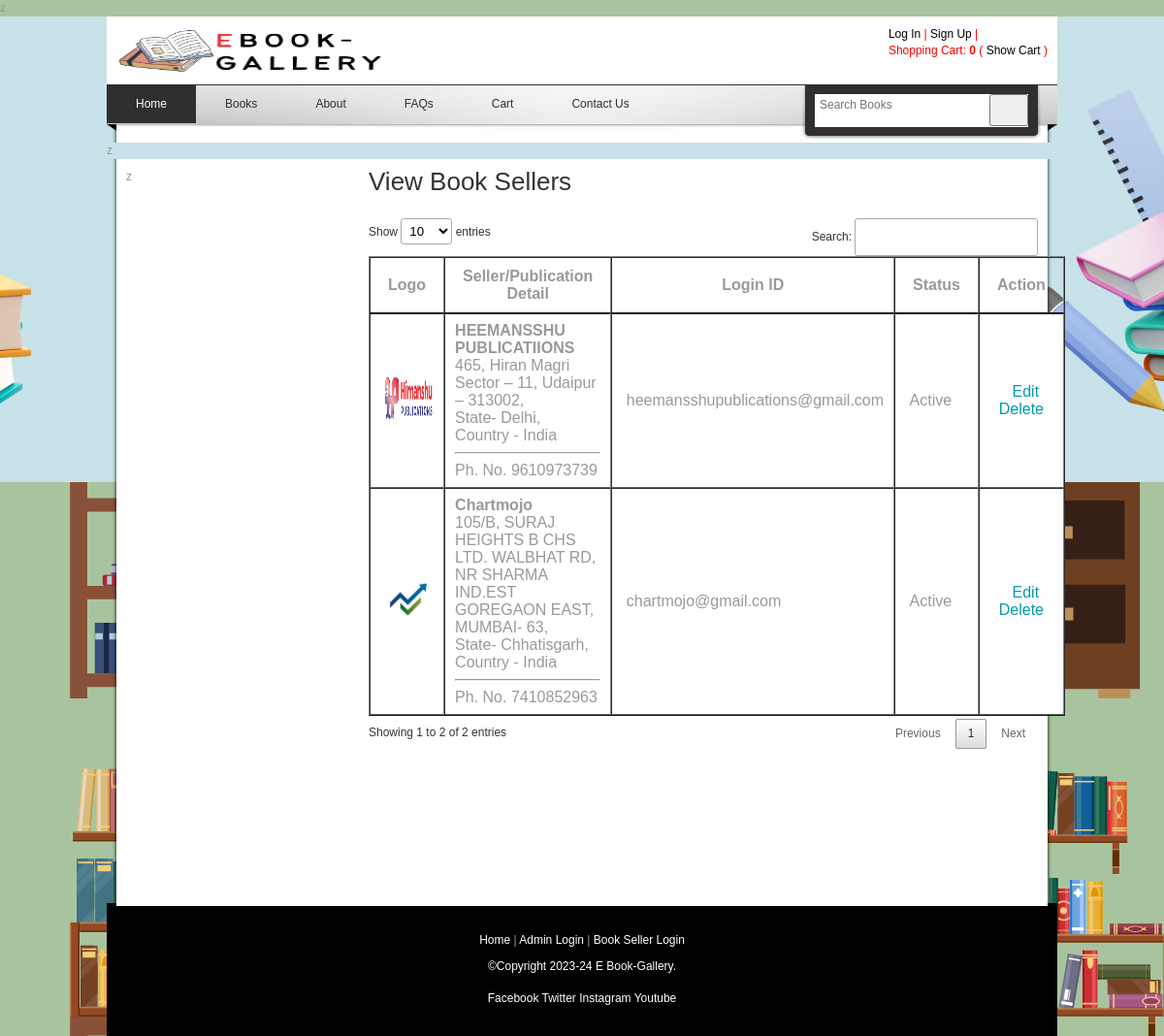
The app's page /viewbookseller.php with its own data.
### tables this page shows
CREATE TABLE `bookseller` (
  `seller_id` int(10) NOT NULL,
  `compname` varchar(25) NOT NULL,
  `address` text NOT NULL,
  `state` varchar(20) NOT NULL,
  `country` varchar(20) NOT NULL,
  `contact_no` varchar(20) NOT NULL,
  `login_id` varchar(100) NOT NULL,
  `s_password` varchar(255) NOT NULL,
  `last_login` datetime NOT NULL,
  `created_at` datetime NOT NULL,
  `imgpath` varchar(100) NOT NULL,
  `status` varchar(10) NOT NULL
);

CREATE TABLE `location` (
  `location_id` int(11) NOT NULL,
  `name` varchar(30) NOT NULL,
  `location_type` tinyint(1) NOT NULL COMMENT '0:country,1:state,2:city',
  `parent_id` int(11) NOT NULL COMMENT 'parent location_id',
  `is_visible` tinyint(1) NOT NULL COMMENT '0:visible,1:invisible'
);

### viewbookseller.php (the view, shortened to what this page needs)
<?php
include("header.php");
include("admin_sidebar.php");
include("databaseconnection.php");
?>
        <div id="content" class="float_r">
        	<h2>View Book Sellers</h2>
            <div>
            <form action="" method="post">
			<table id="myTable" width="100%"  border="1">
                <thead>
                <tr>
                  <th scope="col">Logo</th>
                  <th scope="col">Seller/Publication Detail</th>
                  <th scope="col">Login ID</th>
                  <th scope="col">Status</th>
                  <th scope="col">Action</th>
                </tr>
              </thead>
                <tbody>
                <?php
				$sql = "SELECT * FROM  `bookseller` ";
				$rsquery = mysqli_query($con,$sql);
				while($rs = mysqli_fetch_array($rsquery))
				{
						$sqlstate = "SELECT * FROM  location  WHERE location_id='$rs[state]'";
						$qstate = mysqli_query($con,$sqlstate);
						$rsstate = mysqli_fetch_array($qstate);
						$sqlcountry = "SELECT * FROM  location  WHERE location_id='$rs[country]'";
						$qcountry = mysqli_query($con,$sqlcountry);
						$rscountry = mysqli_fetch_array($qcountry);
					echo "<tr>
							<td>&nbsp;<img src='shopimage/$rs[imgpath]' width='50' height='50'></td>
							<td><b>$rs[compname]</b><br>
							$rs[address],<br>State- $rsstate[name],<br>Country - $rscountry[name]
							<hr>Ph.&nbsp;No.&nbsp;$rs[contact_no]
							</td>
							<td>&nbsp;$rs[login_id]</td>
							<td>&nbsp;$rs[status]</td>
							<td style='text-align: center;'>&nbsp;
								<a href='bookseller.php?editid=$rs[seller_id]'>Edit <br></a>
								<a onclick='return yesno()' href='viewbookseller.php?delid=$rs[seller_id]'> Delete</a>
							</td>
                </tr>";
				}
				?>
				</tbody>
              </table>
              <p>&nbsp;</p>
            </form>
            </div>
          <div class="content_half float_r checkout"><br />
                <br />
          </div>
          <div class="cleaner h50"></div>
            <h3>&nbsp;</h3>
        </div>
    </div>
  <?php
  include("footer.php");
  ?>

### templatemo_style.css (style rules this page uses)
body { margin: 0; padding: 0; color: #999; font-family: Tahoma, Geneva, sans-serif; font-size: 12px; line-height: 1.4em; background-color: #665f5f; background-repeat: repeat; background-image: url(images/templatemo_body.jpg) }
a, a:link, a:visited { color: #0299aa; font-weight: normal; text-decoration: none }
p { margin: 0 0 10px 0; padding: 0; }
img { border: none; }
h1, h2, h3, h4, h5, h6 { color: #333; font-weight: normal; }
h2 { font-size: 26px; margin: 0 0 25px; padding: 5px 0 }
h3 { font-size: 20px; margin: 0 0 20px; padding: 0; }
.cleaner { clear: both }
.h50 { height: 50px }
.float_r { float: right }
#content { width: 690px }
.content_half { width: 320px }

### records on screen
bookseller: imgpath (picture), compname "HEEMANSSHU PUBLICATIIONS", address "465, Hiran Magri Sector – 11, Udaipur – 313002", location.name "Delhi", location.name "India", contact_no "9610973739", login "heemansshupublications@gmail.com", status "Active"
bookseller: imgpath (picture), compname "Chartmojo", address "105/B, SURAJ HEIGHTS B CHS LTD. WALBHAT RD, NR SHARMA IND.EST GOREGAON EAST, MUMBAI- 63", location.name "Chhatisgarh", location.name "India", contact_no "7410852963", login "chartmojo@gmail.com", status "Active"
